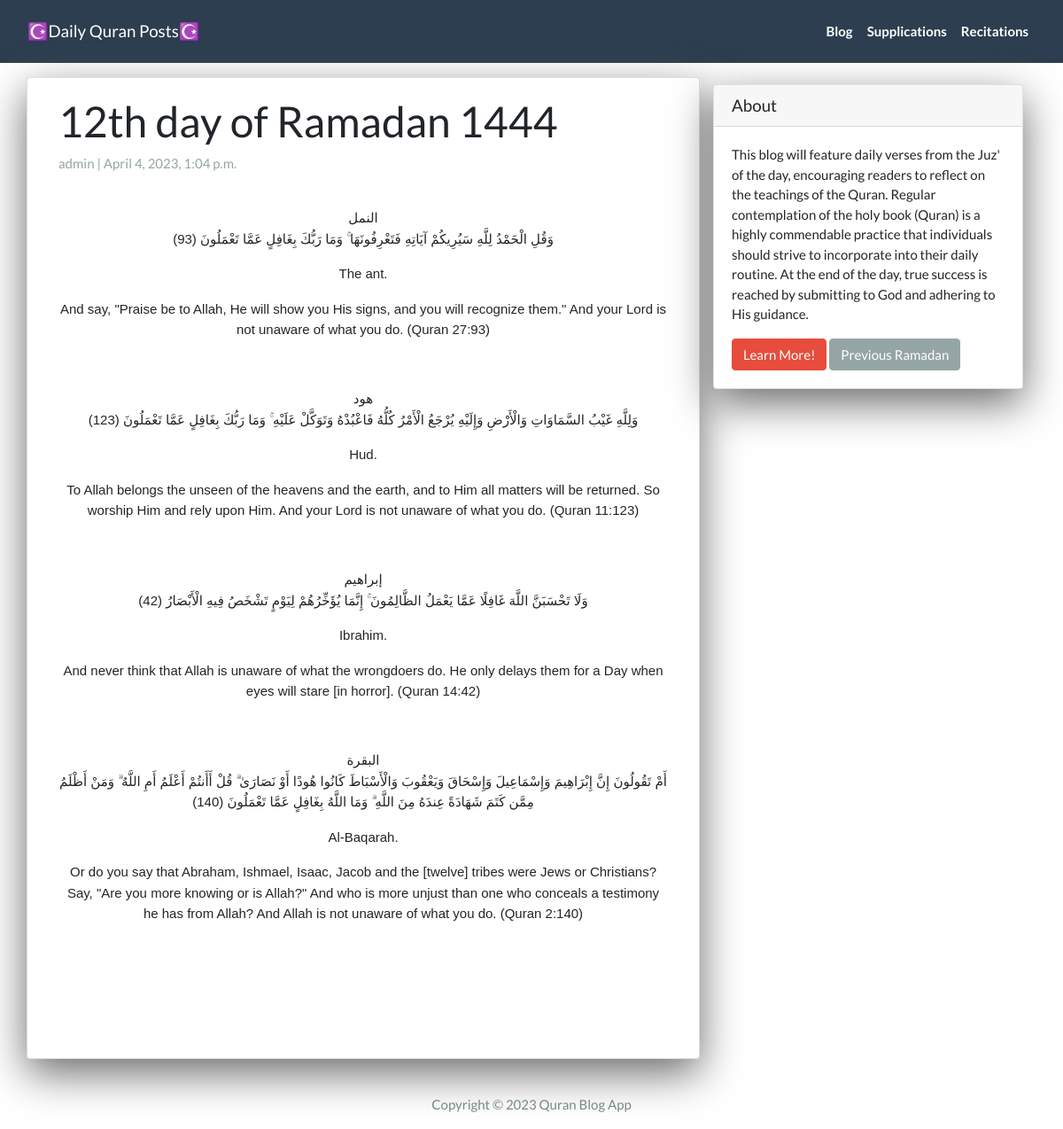
The page /12thday/ on the database its author committed.
### App/models.py (models this page shows, shortened)
class Post(models.Model):
  title =  models.CharField(max_length=200, unique=True)
  slug =   models.SlugField(max_length=200, unique=True)
  author = models.ForeignKey(User, on_delete=models.CASCADE, related_name='blog_posts')
  created_on = models.DateTimeField(auto_now_add=True)
  updated_on = models.DateTimeField(auto_now=True)
  summary = RichTextField(blank=True, null=True)
  content = RichTextField(blank=True, null=True)
  video_link = EmbedVideoField(blank=True, null=True)
  status = models.IntegerField(choices=STATUS, default=0)
  class Meta:
    ordering = ['-created_on']

### App/views.py (the view)
# urls.py: path('<slug:slug>/',    PostView.as_view(),           name="post_detail"),
class PostView(DetailView):
  model = Post
  template_name = 'post_detail.html'

### App/templates/post_detail.html (shortened to what this page needs)
{% extends 'base.html' %}
{% load embed_video_tags %}
{% block content %}
<div class="container">
  <div class="row">
    <div class="col-md-8 card mb-4  mt-3 left  top">
      <div class="card-body">
        <h1>{% block title %} {{ post.title }} {% endblock title %}</h1>
        <p class=" text-muted">{{ post.author }} | {{ post.created_on }}</p>
        <p class="card-text ">{{ post.content | safe }}</p>
      </div>
    </div>
    {% block sidebar %} {% include 'sidebar.html' %} {% endblock sidebar %}
  </div>
</div>
{% endblock content %}

### App/templates/sidebar.html (style rules this page uses)
.card { box-shadow: 0 16px 48px #6a6a6b; }

### rows shown on the page
Post: title "12th day of Ramadan 1444", author "admin", created_on "April 4, 2023, 1:04 p.m.", content "النمل وَقُلِ الْحَمْدُ لِلَّهِ سَيُرِيكُمْ آيَاتِهِ فَتَعْرِفُونَهَا ۚ وَمَا رَبُّكَ بِغَافِلٍ عَمَّا تَعْمَلُونَ (93) The ant. And say, \"Praise be to Allah, He will show you His signs, and you will recognize them.\" And your Lord is not unaware of what you do. (Quran 27:93) هود وَلِلَّهِ غَيْبُ السَّمَاوَاتِ وَالْأَرْضِ وَإِلَيْهِ يُرْجَعُ الْأَمْرُ كُلُّهُ فَاعْبُدْهُ وَتَوَكَّلْ عَلَيْهِ ۚ وَمَا رَبُّكَ بِغَافِلٍ عَمَّا تَعْمَلُونَ (123) Hud. To Allah belongs the unseen of the heavens and the earth, and to Him all matters will be returned. So worship Him and rely upon Him. And your Lord is not unaware of what you do. (Quran 11:123) إبراهيم وَلَا تَحْسَبَنَّ اللَّهَ غَافِلًا عَمَّا…"
